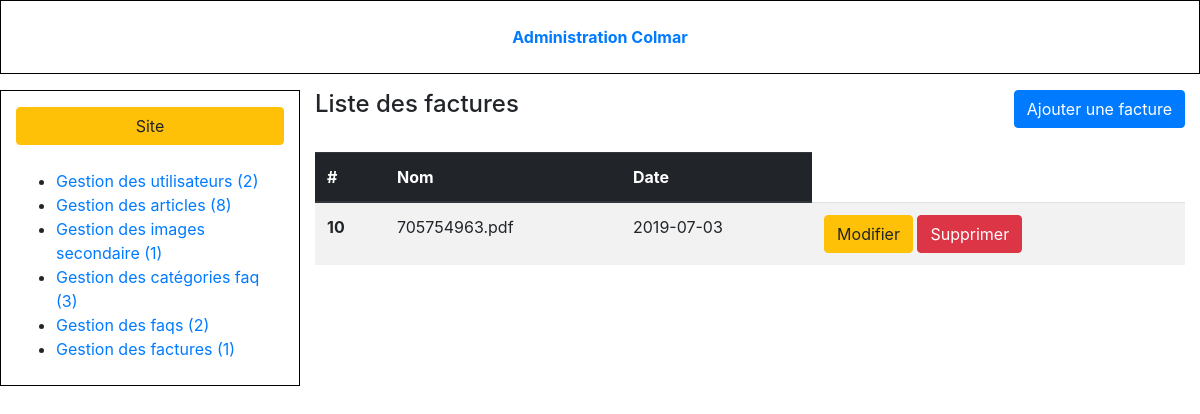
The page /admin/factures-list.php (signed in) on the database its author committed.
### tables this page shows
CREATE TABLE IF NOT EXISTS `factures` (
  `id` int(11) NOT NULL AUTO_INCREMENT,
  `name` varchar(255) NOT NULL,
  `date` date NOT NULL,
  `user_id` int(11) NOT NULL,
  PRIMARY KEY (`id`)
);

### admin/factures-list.php (the view, shortened to what this page needs)
<?php
require_once ('./tools-admin/db-admin.php');
$query = $db->query('SELECT * FROM factures ORDER BY id DESC');
$factures = $query->fetchall();
?>
<!DOCTYPE html>
<html>
<head>
    <?php require 'partials/head_assets.php'; ?>
</head>
<body class="index-body">
<div class="container-fluid">
    <?php require 'partials/header.php'; ?>
    <div class="row my-3 index-content">
        <?php require 'partials/nav.php'; ?>
        <section class="col-9">
            <header class="pb-4 d-flex justify-content-between">
                <h4>Liste des factures </h4>
                <a class="btn btn-primary" href="factures-form.php">Ajouter une facture</a>
            </header>
            <table class="table table-striped">
                <thead  class="thead-dark">
                <tr>
                    <th>#</th>
                    <th>Nom</th>
                    <th>Date</th>
                </tr>
                </thead>
                <tbody>
                    <?php if(count($factures) > 0): ?>
                        <?php foreach($factures as $facture): ?>
                            <tr>
                                <th><?= htmlentities($facture['id']); ?></th>
                                <td><?= htmlentities($facture['name']); ?></td>
                                <td><?= htmlentities($facture['date']); ?></td>
                                <td>
                                    <a href="factures-form.php?facture_id=<?= $facture['id']; ?>&action=edit" class="btn btn-warning">Modifier</a>
                                    <a onclick="return confirm('Are you sure?')" href="factures-list.php?facture_id=<?= $facture['id']; ?>&action=delete" class="btn btn-danger">Supprimer</a>
                                </td>
                            </tr>
                        <?php endforeach; ?>
                    <?php else: ?>
                        Aucune facture enregistrée.
                    <?php endif; ?>
                </tbody>
            </table>
        </section>
    </div>
</div>
</body>
</html>

### rows shown on the page
factures: id "10", name "705754963.pdf", date "2019-07-03"

### other values the page prints
$nbUsers "2"
$nbArticles "8"
$nbPicturesSecondary "1"
$nbCategories "3"
$nbQuestAns "2"
$nbFactures "1"
